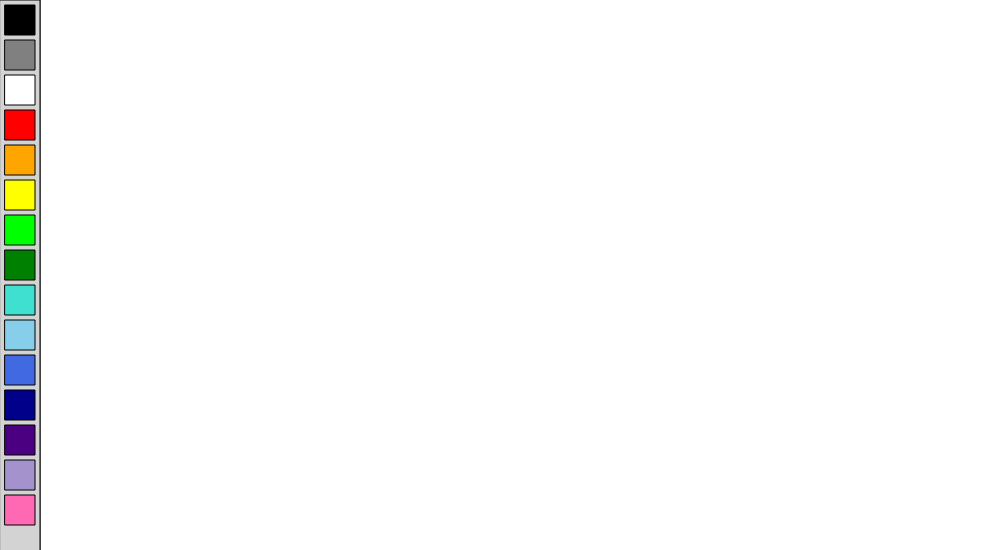
Frame 1 (no input)
Frame 60 (no input): identical to frame 1, image omitted
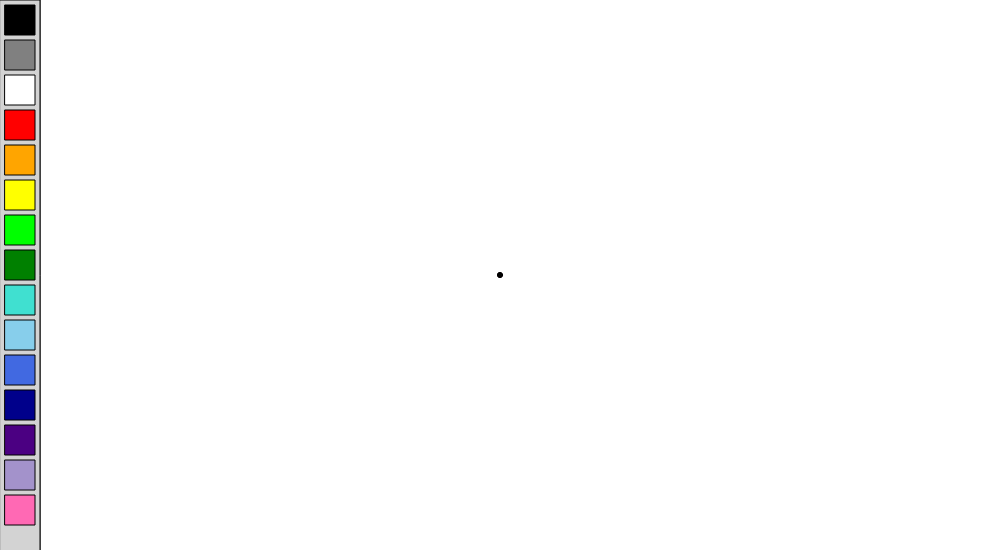
Frame 120 (the mouse pressed at the canvas centre since frame 60)

The p5.js sketch that drew these frames (run headless with seeded random() and noise() and a simulated clock; from frame 60 on, the mouse is pressed at the canvas centre):

// p5.js sketch
// ── sketch.js
/* eslint-disable quotes */
// Project Title
// Your Name
// Date
//
// Extra for Experts:
// - describe what you did to take this project "above and beyond"


let penColor = 'black';
let penSize = 5;

//pallete squares size
let pltsize = 30;


function setup() {
  createCanvas(windowHeight, 550);
}


function draw() {
  frameRate(100);
  background(255);
  chooseColor();
  coloringPen();
  drawPen();
  noCursor();
  createPallete();

}




//Placeholder for colors in the pallete





//when color from pallete is clicked on, color of pen changes
function chooseColor() {

  if (mouseIsPressed && mouseX > 5&&mouseX <= 30) {

    //blacked pressed
    if (mouseY > 5 && mouseY < 35) {
      penColor = 'black';
    }

    //gray pressed
    if (mouseY > 40 && mouseY < 70) {
      penColor = 'gray';
    }

    //white pressed
    if (mouseY > 75 && mouseY < 105) {
      penColor = 'white';
    }

    //red pressed
    if (mouseY > 110 && mouseY < 140) {
      penColor = 'red';
    }

    //orange pressed
    if (mouseY > 145 && mouseY < 175) {
      penColor = 'orange';
    }

    //yellow pressed
    if (mouseY > 180 && mouseY < 210) {
      penColor = 'yellow';
    }

    // lime pressed
    if (mouseY > 215 && mouseY < 245) {
      penColor = 'lime';
    }

    //green pressed
    if (mouseY > 250 && mouseY < 280) {
      penColor = 'green';
    }

    //turquoise pressed
    if (mouseY > 285 && mouseY < 315) {
      penColor = 'turquoise';
    }

    //skyblue pressed
    if (mouseY > 320 && mouseY < 350) {
      penColor = 'skyblue';
    }

    //blue pressed
    if (mouseY > 355 && mouseY < 385) {
      penColor = 'royalblue';
    }

    //darkblue pressed
    if (mouseY > 390 && mouseY < 420) {
      penColor = 'darkblue';
    }

    //purple pressed
    if (mouseY > 425 && mouseY < 455) {
      penColor = 'indigo';
    }

    //lavendar pressed
    if (mouseY > 460 && mouseY < 490) {
      penColor = '#a392cb';
    }

    //pink pressed
    if (mouseY > 495 && mouseY < 525) {
      penColor = 'hotpink';
    }
  }
}

function coloringPen() {
  //fill(penColor);
  console.log(penColor);
  circle(mouseX, mouseY,  penSize);
}

function drawPen() {
  if (mouseIsPressed) {
    fill(penColor);
    circle(mouseX, mouseY, penSize);
  }

}

// Change direction when the user scrolls the mouse wheel.
function mouseWheel(event) {
  if (event.delta < 0) {
    if (penSize >= 80) {
      penSize = 1;
    }

    if (penSize < 5) {
      penSize += 1;
    }

    else {
      penSize += 5;
    }
  }

  else {
    if (penSize <= 1) {
      penSize = 80;
    }

    if (penSize <= 5) {
      penSize -= 1;
    }

    else {
      penSize -= 5;
    }
  }
}


//maybe use a select size key where they can type in the exact value
function keyToChangeSize() {
}

function pltBlock(x, y, size, color) {
  fill(color);
  square(x, y, size);
}

function createPallete() {
  //pallete area
  line (40, 0 , 40, 1000);
  fill('lightgray');
  rect(0, 0, 40, 1000);

  //black
  pltBlock(5, 5, pltsize, 'black');

  //gray
  pltBlock(5, 40, pltsize, 'gray');

  //white
  pltBlock(5, 75, pltsize, 'white');

  //red
  pltBlock(5, 110, pltsize, 'red');

  //orange
  pltBlock(5, 145, pltsize, 'orange');

  //yellow
  pltBlock(5, 180, pltsize, 'yellow');

  //lime
  pltBlock(5, 215, pltsize, 'lime');

  //green
  pltBlock(5, 250, pltsize, 'green');

  //turquoise
  pltBlock(5, 285, pltsize, 'turquoise');

  //sky blue
  pltBlock(5, 320, pltsize, 'skyblue');

  //blue
  pltBlock(5, 355, pltsize, 'royalblue');

  //darkblue
  pltBlock(5, 390, pltsize, 'darkblue');

  //violet
  pltBlock(5, 425, pltsize, 'indigo');

  //lavendar
  pltBlock(5, 460, pltsize, '#a392cb');

  //pink
  pltBlock(5, 495, pltsize, 'hotpink');
}
